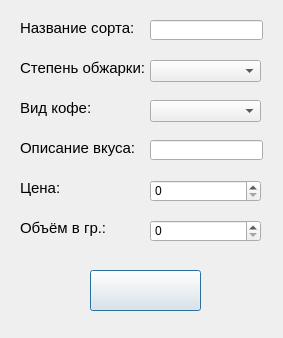
<?xml version="1.0" encoding="UTF-8"?>
<ui version="4.0">
 <class>Dialog</class>
 <widget class="QDialog" name="Dialog">
  <property name="geometry">
   <rect>
    <x>0</x>
    <y>0</y>
    <width>283</width>
    <height>338</height>
   </rect>
  </property>
  <property name="windowTitle">
   <string>Dialog</string>
  </property>
  <widget class="QLabel" name="label">
   <property name="geometry">
    <rect>
     <x>20</x>
     <y>20</y>
     <width>161</width>
     <height>16</height>
    </rect>
   </property>
   <property name="font">
    <font>
     <pointsize>11</pointsize>
    </font>
   </property>
   <property name="text">
    <string>Название сорта:</string>
   </property>
  </widget>
  <widget class="QLineEdit" name="name_input">
   <property name="geometry">
    <rect>
     <x>150</x>
     <y>20</y>
     <width>113</width>
     <height>20</height>
    </rect>
   </property>
  </widget>
  <widget class="QLabel" name="label_2">
   <property name="geometry">
    <rect>
     <x>20</x>
     <y>60</y>
     <width>161</width>
     <height>16</height>
    </rect>
   </property>
   <property name="font">
    <font>
     <pointsize>11</pointsize>
    </font>
   </property>
   <property name="text">
    <string>Степень обжарки:</string>
   </property>
  </widget>
  <widget class="QComboBox" name="frying_input">
   <property name="geometry">
    <rect>
     <x>150</x>
     <y>60</y>
     <width>111</width>
     <height>22</height>
    </rect>
   </property>
  </widget>
  <widget class="QLabel" name="label_3">
   <property name="geometry">
    <rect>
     <x>20</x>
     <y>100</y>
     <width>161</width>
     <height>16</height>
    </rect>
   </property>
   <property name="font">
    <font>
     <pointsize>11</pointsize>
    </font>
   </property>
   <property name="text">
    <string>Вид кофе:</string>
   </property>
  </widget>
  <widget class="QComboBox" name="coffee_type_input">
   <property name="geometry">
    <rect>
     <x>150</x>
     <y>100</y>
     <width>111</width>
     <height>22</height>
    </rect>
   </property>
  </widget>
  <widget class="QLabel" name="label_4">
   <property name="geometry">
    <rect>
     <x>20</x>
     <y>140</y>
     <width>161</width>
     <height>16</height>
    </rect>
   </property>
   <property name="font">
    <font>
     <pointsize>11</pointsize>
    </font>
   </property>
   <property name="text">
    <string>Описание вкуса:</string>
   </property>
  </widget>
  <widget class="QLineEdit" name="description_input">
   <property name="geometry">
    <rect>
     <x>150</x>
     <y>140</y>
     <width>113</width>
     <height>20</height>
    </rect>
   </property>
  </widget>
  <widget class="QLabel" name="label_5">
   <property name="geometry">
    <rect>
     <x>20</x>
     <y>180</y>
     <width>161</width>
     <height>16</height>
    </rect>
   </property>
   <property name="font">
    <font>
     <pointsize>11</pointsize>
    </font>
   </property>
   <property name="text">
    <string>Цена:</string>
   </property>
  </widget>
  <widget class="QSpinBox" name="cost_input">
   <property name="geometry">
    <rect>
     <x>150</x>
     <y>180</y>
     <width>111</width>
     <height>22</height>
    </rect>
   </property>
  </widget>
  <widget class="QLabel" name="label_6">
   <property name="geometry">
    <rect>
     <x>20</x>
     <y>220</y>
     <width>161</width>
     <height>16</height>
    </rect>
   </property>
   <property name="font">
    <font>
     <pointsize>11</pointsize>
    </font>
   </property>
   <property name="text">
    <string>Объём в гр.:</string>
   </property>
  </widget>
  <widget class="QSpinBox" name="volume_input">
   <property name="geometry">
    <rect>
     <x>150</x>
     <y>220</y>
     <width>111</width>
     <height>22</height>
    </rect>
   </property>
  </widget>
  <widget class="QPushButton" name="pushButton">
   <property name="geometry">
    <rect>
     <x>90</x>
     <y>270</y>
     <width>111</width>
     <height>41</height>
    </rect>
   </property>
   <property name="text">
    <string/>
   </property>
  </widget>
 </widget>
 <resources/>
 <connections/>
</ui>
